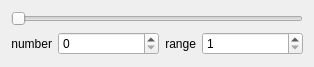
<?xml version="1.0" encoding="UTF-8"?>
<ui version="4.0">
 <class>PingRangeEdit</class>
 <widget class="QWidget" name="PingRangeEdit">
  <property name="geometry">
   <rect>
    <x>0</x>
    <y>0</y>
    <width>314</width>
    <height>67</height>
   </rect>
  </property>
  <property name="windowTitle">
   <string>Form</string>
  </property>
  <layout class="QVBoxLayout" name="verticalLayout">
   <item>
    <widget class="ctkRangeSlider" name="range_slider">
     <property name="orientation">
      <enum>Qt::Horizontal</enum>
     </property>
    </widget>
   </item>
   <item>
    <layout class="QHBoxLayout" name="horizontalLayout">
     <item>
      <widget class="QLabel" name="label">
       <property name="sizePolicy">
        <sizepolicy hsizetype="Maximum" vsizetype="Preferred">
         <horstretch>0</horstretch>
         <verstretch>0</verstretch>
        </sizepolicy>
       </property>
       <property name="text">
        <string>number</string>
       </property>
       <property name="alignment">
        <set>Qt::AlignRight|Qt::AlignTrailing|Qt::AlignVCenter</set>
       </property>
      </widget>
     </item>
     <item>
      <widget class="QSpinBox" name="pingNum">
       <property name="sizePolicy">
        <sizepolicy hsizetype="Expanding" vsizetype="Fixed">
         <horstretch>0</horstretch>
         <verstretch>0</verstretch>
        </sizepolicy>
       </property>
       <property name="maximum">
        <number>1000000</number>
       </property>
      </widget>
     </item>
     <item>
      <widget class="QLabel" name="label_2">
       <property name="sizePolicy">
        <sizepolicy hsizetype="Minimum" vsizetype="Preferred">
         <horstretch>0</horstretch>
         <verstretch>0</verstretch>
        </sizepolicy>
       </property>
       <property name="text">
        <string>range</string>
       </property>
       <property name="alignment">
        <set>Qt::AlignRight|Qt::AlignTrailing|Qt::AlignVCenter</set>
       </property>
      </widget>
     </item>
     <item>
      <widget class="QSpinBox" name="range_width">
       <property name="sizePolicy">
        <sizepolicy hsizetype="Expanding" vsizetype="Fixed">
         <horstretch>0</horstretch>
         <verstretch>0</verstretch>
        </sizepolicy>
       </property>
       <property name="minimum">
        <number>1</number>
       </property>
       <property name="maximum">
        <number>1000000</number>
       </property>
      </widget>
     </item>
    </layout>
   </item>
  </layout>
 </widget>
 <customwidgets>
  <customwidget>
   <class>ctkRangeSlider</class>
   <extends>QSlider</extends>
   <header>include/multibeam_process_tools/ui/ctkrangeslider.h</header>
  </customwidget>
 </customwidgets>
 <resources/>
 <connections/>
</ui>
